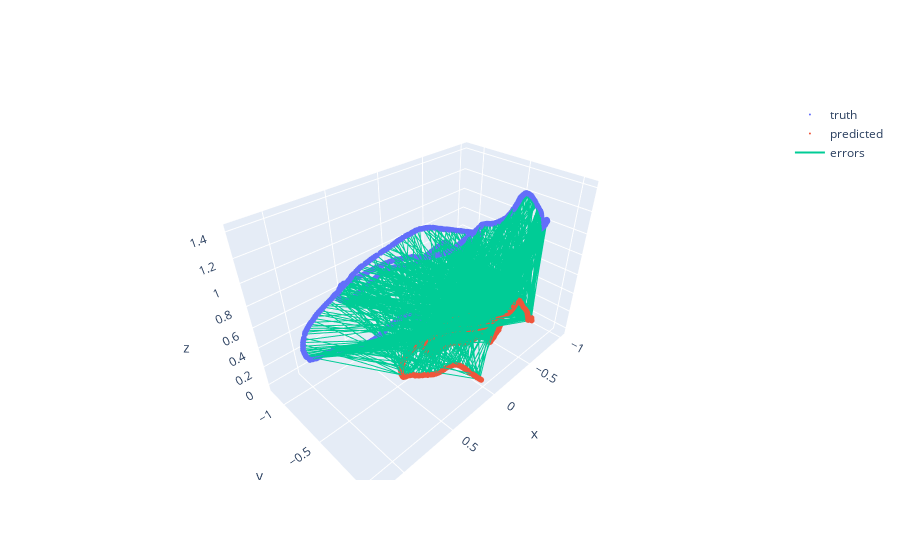

The cell this chart's notebook holds for it:
### Code cell
show_trajectories(truth_trajectory[odometry_indexes], odometry_positions[:, :3, 3])

### Figure 1 — Plotly figure (JSON) as saved in the notebook; plotly's stock layout.template omitted (floating-point values rounded to 4 significant figures; data arrays with more than 128 entries replaced by an {"elided": "..."} marker saying what was removed)
{"data": [{"marker": {"size": 2}, "mode": "markers", "name": "truth", "type": "scatter3d", "x": {"elided": "984 float values"}, "y": {"elided": "984 float values"}, "z": {"elided": "984 float values"}}, {"marker": {"size": 2}, "mode": "markers", "name": "predicted", "type": "scatter3d", "x": {"elided": "984 float values"}, "y": {"elided": "984 float values"}, "z": {"elided": "984 float values"}}, {"mode": "lines", "name": "errors", "type": "scatter3d", "x": {"elided": "2952 float values"}, "y": {"elided": "2952 float values"}, "z": {"elided": "2952 float values"}}], "layout": {}}
